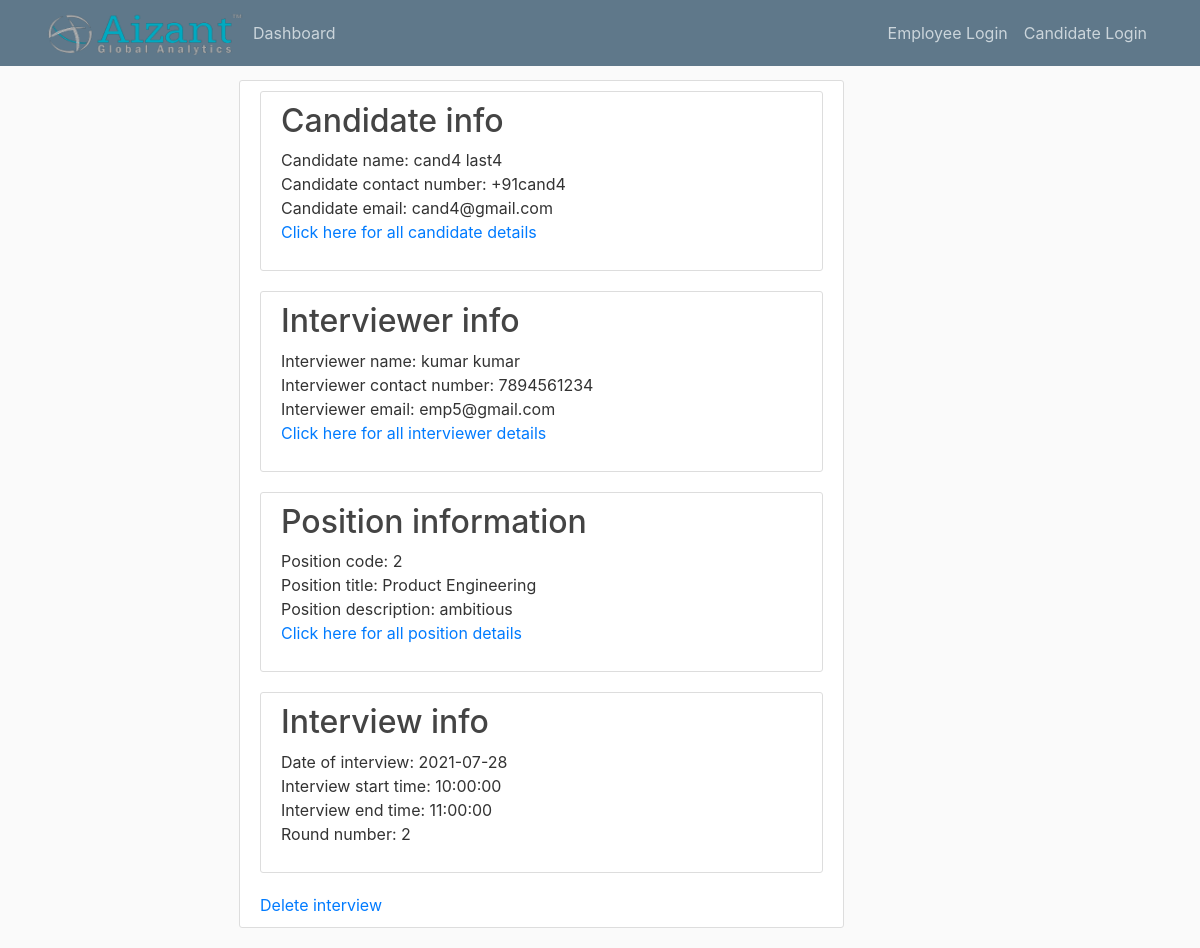
Page /interview/2 on the committed database.
### app/models.py (models this page shows, shortened)
class Candidate(db.Model):
    id = db.Column(db.Integer, primary_key=True)
    first_name = db.Column(db.String(30))
    last_name = db.Column(db.String(30))
    contact_number = db.Column(db.String(10))
    email = db.Column(db.String(200), unique=True)
    password = db.Column(db.String(260))
    pan_card = db.Column(db.String(10))
    current_location = db.Column(db.String(200))
    candidate_compensation = db.relationship('CandidateCompensation', backref='candidate', uselist=False)  # one to
    candidate_professions = db.relationship('CandidateProfession', backref='candidate')  # one to many with candidate
    candidate_educations = db.relationship('CandidateEducation', backref='candidate')  # one to many w education
    applications = db.relationship('Application', backref='candidate')

class Employee(db.Model, UserMixin):
    id = db.Column(db.Integer, primary_key=True)
    first_name = db.Column(db.String(30))
    last_name = db.Column(db.String(30))
    contact_number = db.Column(db.String(10))
    email = db.Column(db.String(100), unique=True)
    password = db.Column(db.String(255))
    position = db.Column(db.String(20))
    role = db.Column(db.String(20))
    recruiter = db.relationship('Recruiter', backref='employee', uselist=False)
    interviewer = db.relationship('Interviewer', backref='employee', uselist=False)
    manager = db.relationship('Manager', backref='employee', uselist=False)

class Position(db.Model):
    id = db.Column(db.Integer, primary_key=True)
    title = db.Column(db.String)
    description = db.Column(db.String(500))
    required_number = db.Column(db.Integer)
    number_applied = db.Column(db.Integer)
    applications = db.relationship('Application', backref='application')

class Interview(db.Model):
    id = db.Column(db.Integer, primary_key=True)
    start_time = db.Column(db.Time)
    end_time = db.Column(db.Time)
    date = db.Column(db.Date)
    round = db.Column(db.Integer)
    meet_link = db.Column(db.String(50))
    feedback = db.Column(db.String(500))
    next_round = db.Column(db.Boolean)
    is_done = db.Column(db.Boolean)
    interviewer_id = db.Column(db.Integer, db.ForeignKey('interviewer.id'))  # many to one w interviewer
    recruiter_id = db.Column(db.Integer, db.ForeignKey('recruiter.id'))  # many to one w recruiter
    application_id = db.Column(db.Integer, db.ForeignKey('application.id'))  # many to one with application

class Application(db.Model):
    id = db.Column(db.Integer, primary_key=True)
    position_id = db.Column(db.Integer, db.ForeignKey('position.id'))
    candidate_id = db.Column(db.Integer, db.ForeignKey('candidate.id'))
    round = db.Column(db.Integer, default=0)
    status = db.Column(db.String(10))
    Feedback = db.Column(db.String(255))
    push = db.Column(db.Boolean, default=False)

### app/routes.py (the view)
@app.route('/interview/<interview_id>', methods=['GET', 'POST'])
def view_interview(interview_id):
    curr_interview = Interview.query.filter_by(id=interview_id).first()
    interviewer = Interviewer.query.filter_by(id=curr_interview.interviewer_id).first()
    interviewer_emp = Employee.query.filter_by(id=interviewer.employee_id).first()
    current_application = Application.query.filter_by(id=curr_interview.application_id).first()
    candidate = Candidate.query.filter_by(id=current_application.candidate_id).first()
    job = Position.query.filter_by(id=current_application.position_id).first()
    return render_template('view_interview.html', position=job, candidate=candidate, interviewer=interviewer_emp,
                           interview=curr_interview, application=current_application)

### app/templates/view_interview.html
{% extends 'layout.html' %}
{% block content %}
    <div class="content-section">
        <div class="content-section">
            <h2>Candidate info</h2>
             <p>
                 Candidate name: {{ candidate.first_name + ' ' + candidate.last_name }}<br>
                 Candidate contact number: {{ candidate.contact_number }}<br>
                 Candidate email: {{ candidate.email }}<br>
                 <a href="#">Click here for all candidate details</a>
             </p>
        </div>
        <div class="content-section">
            <h2>Interviewer info</h2>
            <p>
                Interviewer name: {{ interviewer.first_name + ' ' + interviewer.last_name }}<br>
                Interviewer contact number: {{ interviewer.contact_number }}<br>
                Interviewer email: {{ interviewer.email }}
                <br>
                <a href="#">Click here for all interviewer details</a>
            </p>
        </div>
        <div class="content-section">
            <h2>Position information</h2>
            <p>
                Position code: {{ position.id }}<br>
                Position title: {{ position.title }}<br>
                Position description: {{ position.description }}
                <br>
                <a href="{{ url_for('view_position', position_id=position.id) }}">Click here for all position details</a>
            </p>
        </div>
        <div class="content-section">
            <h2>Interview info</h2>
            <p>
                Date of interview: {{ interview.date }}<br>
                Interview start time: {{ interview.start_time }}<br>
                Interview end time: {{ interview.end_time }}<br>
                Round number: {{ application.round }}
            </p>
        </div>
        <a href={{ url_for('delete_interview',interview_id=interview.id) }}>Delete interview</a>
    </div>
{% endblock %}

### app/static/main.css (style rules this page uses)
body { background: #fafafa; color: #333333; margin-top: 5rem; }
h1, h2, h3, h4, h5, h6 { color: #444444; }
.content-section { background: #ffffff; padding: 10px 20px; border: 1px solid #dddddd; border-radius: 3px; margin-bottom: 20px; }

### rows in the picture
Candidate: first_name+last_name "cand4 last4", contact_number "+91cand4", email "cand4@gmail.com"
Employee: first_name+last_name "kumar kumar", contact_number "7894561234", email "emp5@gmail.com"
Position: id "2", title "Product Engineering", description "ambitious"
Interview: date "2021-07-28", start_time "10:00:00", end_time "11:00:00"
Application: round "2"
